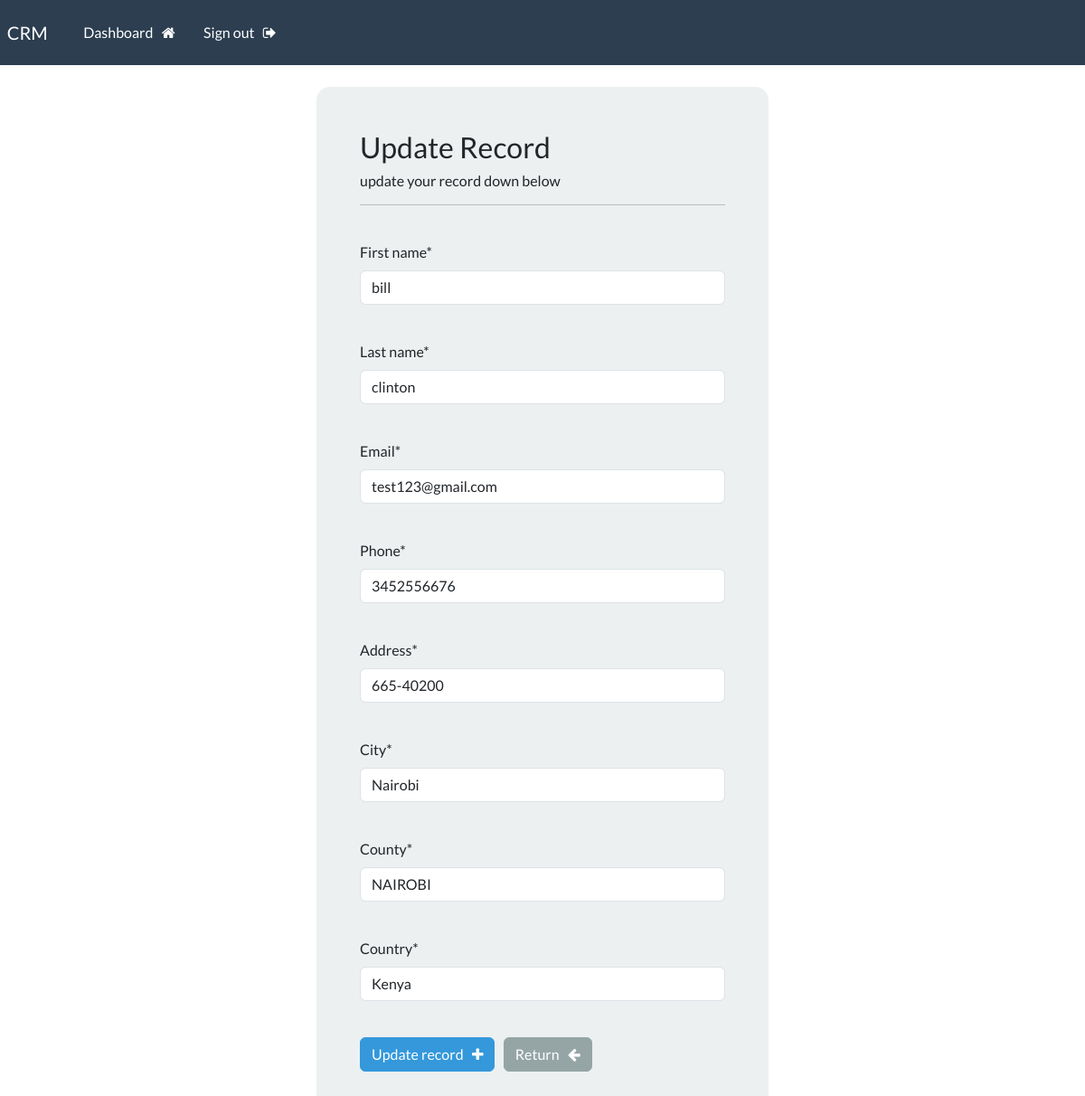
The page /update-record/3 (signed in) on the database its author committed.
### crudapp/models.py (models this page shows, shortened)
class Records(models.Model):
    creation_date = models.DateTimeField(auto_now_add=True)
    first_name = models.CharField(max_length=100)
    last_name = models.CharField(max_length=100)
    email = models.CharField(max_length =255)
    phone = models.CharField(max_length=20)
    address = models.CharField(max_length=300)
    city = models.CharField(max_length=150)
    county= models.CharField(max_length= 100)
    country = models.CharField(max_length=100)

### crudapp/views.py (the view)
# urls.py: path('update-record/<int:pk>', views.update_record, name='update-record'),
@login_required(login_url='login')
def update_record(request,pk):
    record = Records.objects.get(id=pk)
    form = UpdateRecordForm(instance=record)
    if request.method =='POST':
        form = UpdateRecordForm(request.POST, instance=record)
        if form.is_valid():
            form.save()
            messages.success(request,'Record updated successfully!')
            return redirect('dashboard')
    context = {'form' : form}
    return render(request, 'crudapp/update-record.html', context= context)

### crudapp/forms.py
class UpdateRecordForm(forms.ModelForm):
    class Meta:
        model = Records
        fields = ['first_name','last_name','email','phone','address','city','county','country']

### crudapp/templates/crudapp/update-record.html (shortened to what this page needs)
{% extends 'crudapp/base.html' %}
{% load crispy_forms_tags %}
{% block content %}
<body>
    <div class="container bg-light shadow-md p-5 form-layout">
        <h3>Update Record</h3>
        <h6>update your record down below</h6>
        <hr>
        <br>
        <form method="POST" autocomplete="off">
            {{form.first_name|as_crispy_field}}
            <br>
            {{form.last_name|as_crispy_field}}
            <br>
            {{form.email|as_crispy_field}}
            <br>
            {{form.phone|as_crispy_field}}
            <br>
            {{form.address|as_crispy_field}}
            <br>
            {{form.city|as_crispy_field}}
            <br>
            {{form.county|as_crispy_field}}
            <br>
            {{form.country|as_crispy_field}}
            <br>
            <button type="submit" class="btn btn-info">
                Update record &nbsp; <i class="fa fa-plus" aria-hidden="true"></i>
            </button>
            <a href="{% url 'dashboard' %}" class="btn btn-secondary">
                Return &nbsp; <i class="fa fa-arrow-left" aria-hidden="true"></i>
            </a>
        </form>
    </div>
</body>
{% endblock %}

### crm/static/css/styles.css (style rules this page uses)
.form-layout { border-radius: 15px; width: 500px; }

### rows shown on the page
Records: first_name "bill", last_name "clinton", email "test123@gmail.com", phone "3452556676", address "665-40200", city "Nairobi", county "NAIROBI", country "Kenya"
